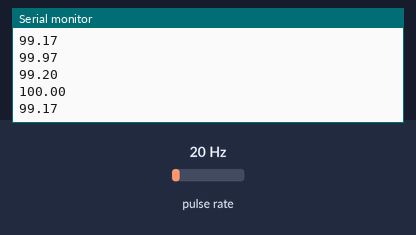
Recording of a sketch running on a simulated Arduino Uno, built with avr-gcc and run on an emulated ATmega328P. On the bench: the last lines printed to the serial monitor. Wiring (inferred from the names in the program): pulse sensor: data pin 2. The inputs (shaded band) are chosen by the test bench; at power-on: pulse rate 20 Hz.

Above: at 1.2 s.
1.3 s: pulse rate (sensor on pin 2) set to 4 Hz
At 1.41 s:
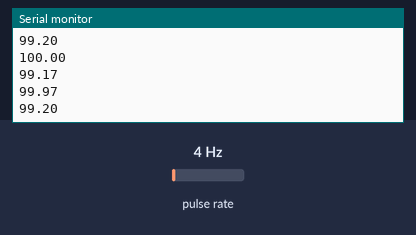
2.8 s: pulse rate (sensor on pin 2) set to 50 Hz
At 2.8 s:
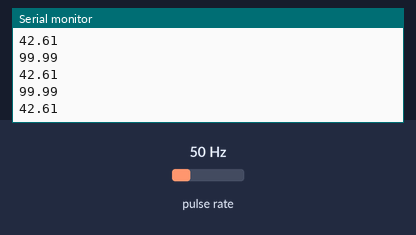
Timing chart, 0 to 5.8 s (numbered marks = the images above; inputs shaded):
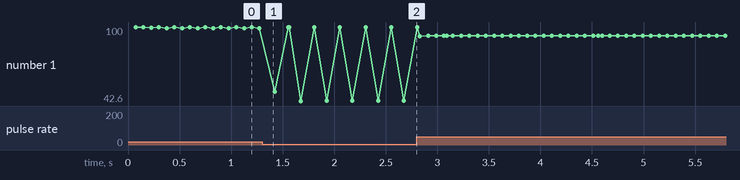

Measured:
- plotted number 1: 99.2 → 42.61 after the input at 1.3 s, 42.61 → 93.36 after the input at 2.8 s

The sketch:

m2_speedometer.ino
```cpp
#include "CircularBuffer.h"
#include <limits.h>
#include "LowPower.h"

#define REED_PIN 2
#define INTERRUPT_DELTAS_SIZE 100

#define WHEEL_DIAMETER 26 // Inches
#define MAX_SPEED 100 // Km/h

#define wheel_diameter_cm WHEEL_DIAMETER * 2.54
// V [cm/mus] = C [cm] / I [mus]
// V [km/h] = (C [cm] / 100 / 1000) / (I [mus] / 1000 / 1000 / 60 / 60)
// V [km/h] = C [cm] 36000 / I [mus]
#define min_reed_interval wheel_diameter_cm * PI * 36000L / MAX_SPEED
#define delta_over ULONG_MAX - 10000L


CircularBuffer<unsigned long> interrupt_deltas(INTERRUPT_DELTAS_SIZE);
unsigned long last_interrupt_micro = 0;

void setup() {
  Serial.begin(9200);
  pinMode(REED_PIN, INPUT_PULLUP);
  attachInterrupt(digitalPinToInterrupt(REED_PIN), reed_interrupt, LOW);
  //Serial.println(min_reed_interval);
  //Serial.println("");
  Serial.println("Start");
}

void reed_interrupt() {
    unsigned long mus = micros();
    unsigned long delta = mus - last_interrupt_micro;
    if (delta > delta_over or delta < min_reed_interval) {
        return;
    }
    interrupt_deltas.push(delta);
    last_interrupt_micro = mus;

    float speed = delta_to_speed(interrupt_deltas.last());
    Serial.println(speed);
}

float delta_to_speed(unsigned long delta) {
    return (wheel_diameter_cm * PI * 36000L) / delta;
}

void loop() {
  Serial.println("Before sleep");
  //LowPower.powerDown(SLEEP_1S, ADC_ON, BOD_ON);
  LowPower.idle(SLEEP_500MS, ADC_OFF, TIMER2_OFF, TIMER1_OFF, TIMER0_OFF,
                SPI_OFF, USART0_OFF, TWI_OFF);
  delay(1000);
  float speed = delta_to_speed(interrupt_deltas.last());
  Serial.println(speed);
}
```

CircularBuffer.h
```cpp
/** Circular buffer class */
template <class T>
class CircularBuffer {

    public:

        CircularBuffer(int capacity);
        ~CircularBuffer();

        void push(T& x);

        /** Pre: idx < this.capacity */
        const T& get(int idx) const;

        const T& last() const;

    private:
        T* _elems;
        int _capacity;
        int _size;
        int _offset;

};

template<class T>
CircularBuffer<T>::CircularBuffer(int capacity) :
    _elems(new T[capacity]), _capacity(capacity), _size(0), _offset(0) {};

template<class T>
void CircularBuffer<T>::push(T& x) {
  int pos = (this->_size + this->_offset) % this->_capacity;
  this->_elems[pos] = x;

  if (_size == _capacity) {
    _offset += 1;
    if (_offset == _capacity) {
      _offset = 0;
    }
  } else {
    _size += 1;
  }
}

template<class T>
const T& CircularBuffer<T>::get(int idx) const {
    int pos = (idx + this->_offset) % this->_capacity;
    return this->_elems[idx];
}

template<class T>
const T& CircularBuffer<T>::last() const {
    int pos = (this->_offset + this->_size - 1) % this->_capacity;
    return this->_elems[pos];
}

template<class T>
CircularBuffer<T>::~CircularBuffer() {
    delete this->_elems;
}
```
